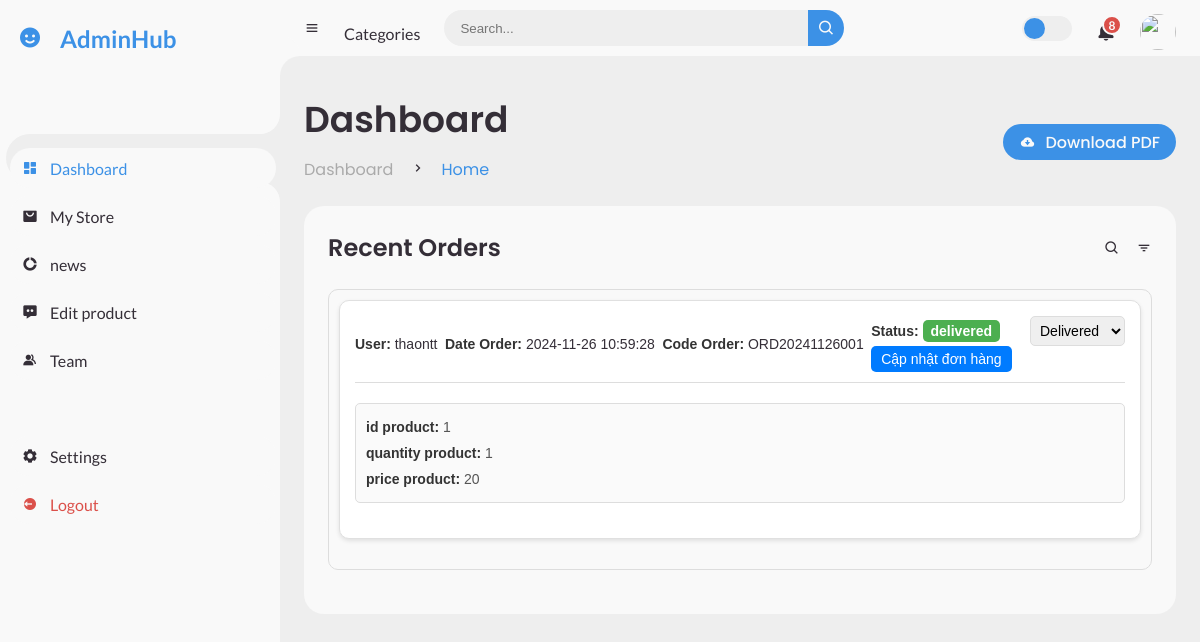
Screenshot of /admin/main.php?value=view_order&id=31&id_user=1 with the database file from the repository.
### tables this page shows
CREATE TABLE `users` (
  `id` int(11) NOT NULL,
  `username` varchar(50) NOT NULL,
  `password` varchar(255) NOT NULL,
  `email` varchar(100) NOT NULL,
  `created_at` timestamp NOT NULL DEFAULT current_timestamp(),
  `updated_at` timestamp NOT NULL DEFAULT current_timestamp() ON UPDATE current_timestamp(),
  `reset_token` varchar(300) DEFAULT NULL,
  `token_expiration` datetime DEFAULT NULL,
  `firtlast_Name` varchar(100) NOT NULL,
  `gioi_tinh` enum('nam','nữ','khác') NOT NULL
);

CREATE TABLE `orders` (
  `id_order` int(11) NOT NULL,
  `order_number` varchar(20) NOT NULL,
  `user_id` int(11) NOT NULL,
  `status` enum('pending','shipped','delivered','cancelled') DEFAULT 'pending',
  `created_at` timestamp NOT NULL DEFAULT current_timestamp(),
  `updated_at` timestamp NOT NULL DEFAULT current_timestamp() ON UPDATE current_timestamp(),
  `total_cost` float NOT NULL
);

CREATE TABLE `order_items` (
  `id` int(11) NOT NULL,
  `order_id` int(11) NOT NULL,
  `id_product` int(11) NOT NULL,
  `quantity` int(11) NOT NULL DEFAULT 1
);

### admin/class/user.php (called while the page is built, shortened)
<?php
class user
{
    public static function editSt()
    {
        $t = $_GET["id"];
        $t2 = $_GET["id_user"];
        include $_SERVER['DOCUMENT_ROOT'] . "/clock/admin/sql/cn.php";
        $mysql = "SELECT users.id,users.username,orders.total_cost,orders.created_at,orders.id_order,order_items.id_product,order_items.quantity,orders.order_number,orders.updated_at,orders.status FROM users INNER JOIN orders ON users.id = orders.user_id
INNER JOIN order_items ON orders.id_order = order_items.order_id WHERE orders.id_order = '$t' AND users.id ='$t2' ;
 ;
 ";
        $result = mysqli_query($conn, $mysql);
        while ($row = mysqli_fetch_assoc($result)) {
            $arrIn[] = $row;
            $lenghtOd[] = $row["order_number"];
            $numberOfOder = count($lenghtOd);
        }
        return [
            'orders' => $arrIn,
            'order_numbers' => $numberOfOder,
        ];
    }
}

### admin/page/main/viewpr.php (the view, shortened to what this page needs)
<?php
include $_SERVER['DOCUMENT_ROOT'] . "/clock/admin/class/user.php";
$arr = user::editSt();
?>
<main>
    <div class="head-title">
        <div class="left">
            <h1>Dashboard</h1>
            <ul class="breadcrumb">
                <li>
                    <a href="/clock/admin/main.php">Dashboard</a>
                </li>
                <li><i class="bx bx-chevron-right"></i></li>
                <li>
                    <a class="active" href="#">Home</a>
                </li>
            </ul>
        </div>
        <a href="#" class="btn-download">
            <i class="bx bxs-cloud-download"></i>
            <span class="text">Download PDF</span>
        </a>
    </div>
    <div class="table-data">
        <div class="order">
            <div class="head">
                <h3>Recent Orders</h3>
                <i class="bx bx-search"></i>
                <i class="bx bx-filter"></i>
            </div>
            <div class="order-list">
                <?php
                $groupedOrders = [];
                foreach ($arr["orders"] as $order) {
                    $groupedOrders[$order["order_number"]][] = $order;
                }
                foreach ($groupedOrders as $orderNumber => $orders): ?>
                    <div class="order-group">
                        <div class="order-header">
                            <p><strong>User:</strong> <?php echo $orders[0]["username"]; ?></p>
                            <p><strong>Date Order:</strong> <?php echo $orders[0]["created_at"]; ?></p>
                            <p><strong>Code Order:</strong> <?php echo $orderNumber; ?></p>
                            <form method="post" action="">
                                <div class="edit-option">
                                    <p><strong>Status:</strong> <span class="status completed"><?php echo $orders[0]["status"]; ?></span></p>
                                    <select id="mySelect" name="options">
                                        <option value="delivered" <?php echo $orders[0]["status"] == "delivered" ? "selected" : ""; ?>>Delivered</option>
                                    </select>
                                </div>
                                <button type="submit" name="update-order">Cập nhật đơn hàng</button>
                            </form>
                        </div>
                        <div class="order-details">
                            <?php foreach ($orders as $value): ?>
                                <div class="order-item">
                                    <p><strong>id product:</strong> <?php echo $value["id_product"]; ?></p>
                                    <p><strong>quantity product:</strong> <?php echo $value["quantity"]; ?></p>
                                    <p><strong>price product:</strong> <?php echo $value["total_cost"]; ?></p>
                                </div>
                            <?php endforeach; ?>
                        </div>
                    </div>
                <?php endforeach; ?>
            </div>
        </div>
    </div>
</main>

### admin/main.php (shortened to what this page needs)
<!DOCTYPE html>
<html lang="en">
<head>
    <link
        href="https://unpkg.com/boxicons@2.0.9/css/boxicons.min.css"
        rel="stylesheet" />
    <link rel="stylesheet" href="style.css" />
</head>
<body>
    <section id="sidebar">
        <a href="#" class="brand">
            <i class="bx bxs-smile"></i>
            <span class="text">AdminHub</span>
        </a>
        <ul class="side-menu top">
            <li class="active">
                <a href="/clock/admin/main.php">
                    <i class="bx bxs-dashboard"></i>
                    <span class="text">Dashboard</span>
                </a>
            </li>
            <li>
                <a href="/clock/admin/main.php?value=view_store">
                    <i class="bx bxs-shopping-bag-alt"></i>
                    <span class="text">My Store</span>
                </a>
            </li>
            <li>
                <a href="/clock/admin/main.php?value=news">
                    <i class="bx bxs-doughnut-chart"></i>
                    <span class="text">news</span>
                </a>
            </li>
            <li>
                <a href="/clock/admin/main.php?value=edit_pr">
                    <i class="bx bxs-message-dots"></i>
                    <span class="text">Edit product</span>
                </a>
            </li>
            <li>
                <a href="#">
                    <i class="bx bxs-group"></i>
                    <span class="text">Team</span>
                </a>
            </li>
        </ul>
        <ul class="side-menu">
            <li>
                <a href="#">
                    <i class="bx bxs-cog"></i>
                    <span class="text">Settings</span>
                </a>
            </li>
            <li>
                <a href="#" class="logout">
                    <i class="bx bxs-log-out-circle"></i>
                    <span class="text">Logout</span>
                </a>
            </li>
        </ul>
    </section>
    <section id="content">
        <nav>
            <i class="bx bx-menu"></i>
            <a href="#" class="nav-link">Categories</a>
            <form action="#">
                <div class="form-input">
                    <input type="search" placeholder="Search..." />
                    <button type="submit" class="search-btn">
                        <i class="bx bx-search"></i>
                    </button>
                </div>
            </form>
            <label for="switch-mode" class="switch-mode"></label>
            <a href="#" class="notification">
                <span class="num">8</span>
            </a>
            <a href="#" class="profile">
                <img src="img/people.png" />
            </a>
        </nav>
        <?php
        if (isset($_GET['value'])) {
            $content = $_GET['value'];
        } else {
            $content = null;
        }
        if ($content == "view_order") {
            include $_SERVER['DOCUMENT_ROOT'] . "/clock/admin/page/main/viewpr.php";
        } else if ($content == "view_store") {
            include $_SERVER['DOCUMENT_ROOT'] . "/clock/admin/page/main/view_store.php";
        } else if ($content == "news") {
            include $_SERVER['DOCUMENT_ROOT'] . "/clock/admin/page/main/news.php";
        } else if ($content == "edit_pr") {
            include $_SERVER['DOCUMENT_ROOT'] . "/clock/admin/page/main/edit_pr.php";
        } else if ($content == "ed_pr") {
            include $_SERVER['DOCUMENT_ROOT'] . "/clock/admin/page/main/ed_pr.php";
        } else {
            include $_SERVER['DOCUMENT_ROOT'] . "/clock/admin/page/main/manage_user.php";
        }
        ?>
    </section>
</body>
</html>

### rows the page displays
users: username "thaontt", orders.created_at "2024-11-26 10:59:28", orderNumber "ORD20241126001", orders.status "delivered", order_items.id_product "1", order_items.quantity "1", orders.total_cost "20"
